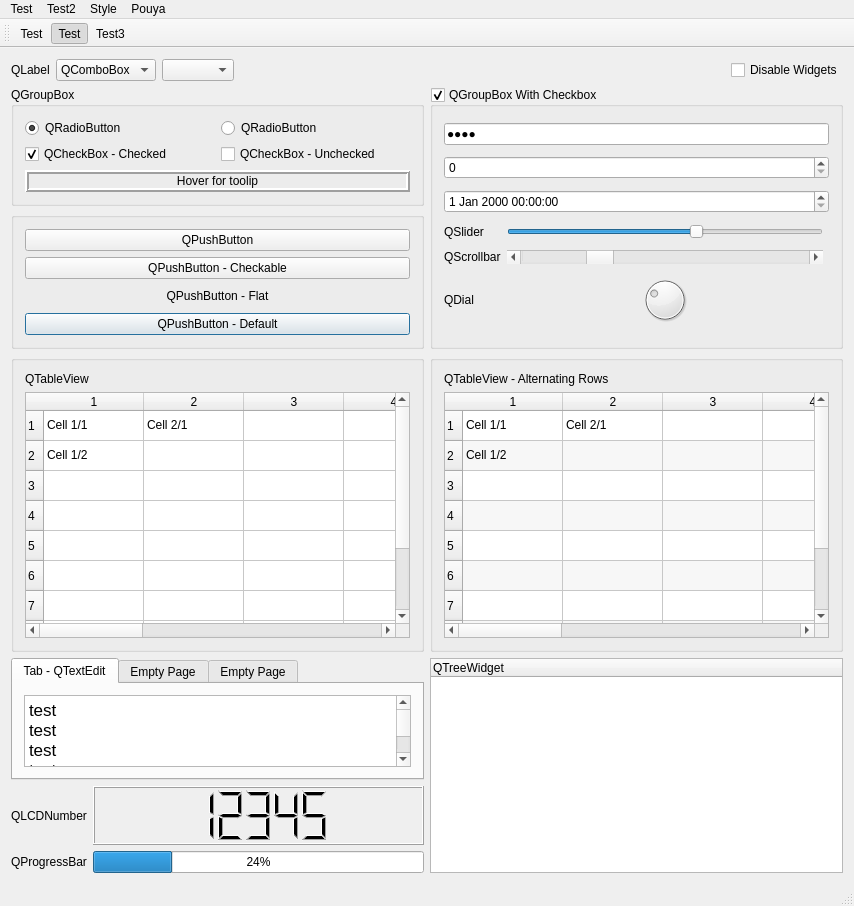
<?xml version="1.0" encoding="UTF-8"?>
<ui version="4.0">
 <class>MainWindow</class>
 <widget class="QMainWindow" name="MainWindow">
  <property name="geometry">
   <rect>
    <x>0</x>
    <y>0</y>
    <width>854</width>
    <height>906</height>
   </rect>
  </property>
  <property name="windowTitle">
   <string>MainWindow</string>
  </property>
  <property name="statusTip">
   <string>try</string>
  </property>
  <widget class="QWidget" name="centralWidget">
   <layout class="QGridLayout" name="gridLayout_2" rowstretch="0,0,0,5,0,1,1,1" columnstretch="1,1">
    <item row="1" column="1" rowspan="2">
     <widget class="QGroupBox" name="groupBox_3">
      <property name="title">
       <string>QGroupBox With Checkbox</string>
      </property>
      <property name="checkable">
       <bool>true</bool>
      </property>
      <layout class="QGridLayout" name="gridLayout">
       <item row="2" column="0" colspan="3">
        <widget class="QDateTimeEdit" name="dateTimeEdit"/>
       </item>
       <item row="4" column="0">
        <widget class="QLabel" name="label_4">
         <property name="text">
          <string>QScrollbar</string>
         </property>
        </widget>
       </item>
       <item row="3" column="0">
        <widget class="QLabel" name="label_3">
         <property name="text">
          <string>QSlider</string>
         </property>
        </widget>
       </item>
       <item row="3" column="1">
        <widget class="QSlider" name="horizontalSlider">
         <property name="value">
          <number>60</number>
         </property>
         <property name="orientation">
          <enum>Qt::Horizontal</enum>
         </property>
        </widget>
       </item>
       <item row="0" column="0" colspan="3">
        <widget class="QLineEdit" name="lineEdit">
         <property name="statusTip">
          <string>another</string>
         </property>
         <property name="text">
          <string>test</string>
         </property>
         <property name="echoMode">
          <enum>QLineEdit::Password</enum>
         </property>
        </widget>
       </item>
       <item row="4" column="1">
        <widget class="QScrollBar" name="horizontalScrollBar">
         <property name="value">
          <number>25</number>
         </property>
         <property name="orientation">
          <enum>Qt::Horizontal</enum>
         </property>
        </widget>
       </item>
       <item row="1" column="0" colspan="3">
        <widget class="QSpinBox" name="spinBox"/>
       </item>
       <item row="6" column="1">
        <widget class="QDial" name="dial">
         <property name="maximumSize">
          <size>
           <width>16777215</width>
           <height>50</height>
          </size>
         </property>
         <property name="value">
          <number>30</number>
         </property>
        </widget>
       </item>
       <item row="6" column="0">
        <widget class="QLabel" name="label_5">
         <property name="text">
          <string>QDial</string>
         </property>
        </widget>
       </item>
      </layout>
     </widget>
    </item>
    <item row="0" column="0" colspan="2">
     <layout class="QHBoxLayout" name="horizontalLayout">
      <item>
       <widget class="QLabel" name="label">
        <property name="text">
         <string>QLabel</string>
        </property>
       </widget>
      </item>
      <item>
       <widget class="QComboBox" name="comboBox">
        <item>
         <property name="text">
          <string>QComboBox</string>
         </property>
        </item>
        <item>
         <property name="text">
          <string>New Item 2</string>
         </property>
        </item>
        <item>
         <property name="text">
          <string>New Item 3</string>
         </property>
        </item>
       </widget>
      </item>
      <item>
       <widget class="QComboBox" name="comboBox_2"/>
      </item>
      <item>
       <spacer name="horizontalSpacer">
        <property name="orientation">
         <enum>Qt::Horizontal</enum>
        </property>
        <property name="sizeHint" stdset="0">
         <size>
          <width>40</width>
          <height>20</height>
         </size>
        </property>
       </spacer>
      </item>
      <item>
       <widget class="QCheckBox" name="checkBox_4">
        <property name="text">
         <string>Disable Widgets</string>
        </property>
        <property name="checked">
         <bool>false</bool>
        </property>
       </widget>
      </item>
     </layout>
    </item>
    <item row="7" column="0">
     <layout class="QHBoxLayout" name="horizontalLayout_2">
      <item>
       <widget class="QLabel" name="label_6">
        <property name="text">
         <string>QProgressBar</string>
        </property>
       </widget>
      </item>
      <item>
       <widget class="QProgressBar" name="progressBar">
        <property name="value">
         <number>24</number>
        </property>
       </widget>
      </item>
     </layout>
    </item>
    <item row="6" column="0">
     <layout class="QHBoxLayout" name="horizontalLayout_3" stretch="0,1">
      <item>
       <widget class="QLabel" name="label_7">
        <property name="text">
         <string>QLCDNumber</string>
        </property>
       </widget>
      </item>
      <item>
       <widget class="QLCDNumber" name="lcdNumber">
        <property name="minimumSize">
         <size>
          <width>0</width>
          <height>20</height>
         </size>
        </property>
        <property name="value" stdset="0">
         <double>12345.000000000000000</double>
        </property>
        <property name="intValue" stdset="0">
         <number>12345</number>
        </property>
       </widget>
      </item>
     </layout>
    </item>
    <item row="2" column="0">
     <widget class="QGroupBox" name="groupBox_2">
      <property name="title">
       <string/>
      </property>
      <layout class="QVBoxLayout" name="verticalLayout_3">
       <item>
        <widget class="QPushButton" name="pushButton">
         <property name="text">
          <string>QPushButton</string>
         </property>
        </widget>
       </item>
       <item>
        <widget class="QPushButton" name="pushButton_2">
         <property name="text">
          <string>QPushButton - Checkable</string>
         </property>
         <property name="checkable">
          <bool>true</bool>
         </property>
        </widget>
       </item>
       <item>
        <widget class="QPushButton" name="pushButton_3">
         <property name="text">
          <string>QPushButton - Flat</string>
         </property>
         <property name="flat">
          <bool>true</bool>
         </property>
        </widget>
       </item>
       <item>
        <widget class="QPushButton" name="pushButton_4">
         <property name="text">
          <string>QPushButton - Default</string>
         </property>
         <property name="default">
          <bool>true</bool>
         </property>
        </widget>
       </item>
      </layout>
     </widget>
    </item>
    <item row="1" column="0">
     <widget class="QGroupBox" name="groupBox">
      <property name="title">
       <string>QGroupBox</string>
      </property>
      <layout class="QGridLayout" name="gridLayout_3">
       <item row="2" column="1">
        <widget class="QCheckBox" name="checkBox_2">
         <property name="text">
          <string>QCheckBox - Unchecked</string>
         </property>
         <property name="checkable">
          <bool>true</bool>
         </property>
         <property name="checked">
          <bool>false</bool>
         </property>
         <property name="tristate">
          <bool>true</bool>
         </property>
        </widget>
       </item>
       <item row="0" column="1">
        <widget class="QRadioButton" name="radioButton_2">
         <property name="text">
          <string>QRadioButton</string>
         </property>
        </widget>
       </item>
       <item row="2" column="0">
        <widget class="QCheckBox" name="checkBox">
         <property name="text">
          <string>QCheckBox - Checked</string>
         </property>
         <property name="checkable">
          <bool>true</bool>
         </property>
         <property name="checked">
          <bool>true</bool>
         </property>
         <property name="tristate">
          <bool>true</bool>
         </property>
        </widget>
       </item>
       <item row="0" column="0">
        <widget class="QRadioButton" name="radioButton">
         <property name="toolTipDuration">
          <number>-10</number>
         </property>
         <property name="text">
          <string>QRadioButton</string>
         </property>
         <property name="checked">
          <bool>true</bool>
         </property>
        </widget>
       </item>
       <item row="3" column="0" colspan="2">
        <widget class="QLabel" name="tooltiplabel">
         <property name="frameShape">
          <enum>QFrame::Box</enum>
         </property>
         <property name="frameShadow">
          <enum>QFrame::Raised</enum>
         </property>
         <property name="lineWidth">
          <number>2</number>
         </property>
         <property name="text">
          <string>Hover for toolip</string>
         </property>
         <property name="alignment">
          <set>Qt::AlignCenter</set>
         </property>
        </widget>
       </item>
      </layout>
     </widget>
    </item>
    <item row="3" column="1">
     <widget class="QGroupBox" name="groupBox_5">
      <property name="title">
       <string/>
      </property>
      <layout class="QGridLayout" name="gridLayout_5">
       <item row="1" column="0">
        <widget class="QTableWidget" name="tableWidget_2">
         <property name="alternatingRowColors">
          <bool>true</bool>
         </property>
         <row>
          <property name="text">
           <string>1</string>
          </property>
         </row>
         <row>
          <property name="text">
           <string>2</string>
          </property>
         </row>
         <row>
          <property name="text">
           <string>3</string>
          </property>
         </row>
         <row>
          <property name="text">
           <string>4</string>
          </property>
         </row>
         <row>
          <property name="text">
           <string>5</string>
          </property>
         </row>
         <row>
          <property name="text">
           <string>6</string>
          </property>
         </row>
         <row>
          <property name="text">
           <string>7</string>
          </property>
         </row>
         <row>
          <property name="text">
           <string>8</string>
          </property>
         </row>
         <row>
          <property name="text">
           <string>9</string>
          </property>
         </row>
         <row>
          <property name="text">
           <string>10</string>
          </property>
         </row>
         <column>
          <property name="text">
           <string>1</string>
          </property>
         </column>
         <column>
          <property name="text">
           <string>2</string>
          </property>
         </column>
         <column>
          <property name="text">
           <string>3</string>
          </property>
         </column>
         <column>
          <property name="text">
           <string>4</string>
          </property>
         </column>
         <column>
          <property name="text">
           <string>5</string>
          </property>
         </column>
         <column>
          <property name="text">
           <string>6</string>
          </property>
         </column>
         <column>
          <property name="text">
           <string>7</string>
          </property>
         </column>
         <column>
          <property name="text">
           <string>8</string>
          </property>
         </column>
         <column>
          <property name="text">
           <string>9</string>
          </property>
         </column>
         <column>
          <property name="text">
           <string>10</string>
          </property>
         </column>
         <item row="0" column="0">
          <property name="text">
           <string>Cell 1/1</string>
          </property>
         </item>
         <item row="0" column="1">
          <property name="text">
           <string>Cell 2/1</string>
          </property>
         </item>
         <item row="1" column="0">
          <property name="text">
           <string>Cell 1/2</string>
          </property>
         </item>
        </widget>
       </item>
       <item row="0" column="0">
        <widget class="QLabel" name="label_9">
         <property name="text">
          <string>QTableView - Alternating Rows</string>
         </property>
        </widget>
       </item>
      </layout>
     </widget>
    </item>
    <item row="3" column="0">
     <widget class="QGroupBox" name="groupBox_4">
      <property name="title">
       <string/>
      </property>
      <layout class="QGridLayout" name="gridLayout_4">
       <item row="1" column="0">
        <widget class="QTableWidget" name="tableWidget">
         <row>
          <property name="text">
           <string>1</string>
          </property>
         </row>
         <row>
          <property name="text">
           <string>2</string>
          </property>
         </row>
         <row>
          <property name="text">
           <string>3</string>
          </property>
         </row>
         <row>
          <property name="text">
           <string>4</string>
          </property>
         </row>
         <row>
          <property name="text">
           <string>5</string>
          </property>
         </row>
         <row>
          <property name="text">
           <string>6</string>
          </property>
         </row>
         <row>
          <property name="text">
           <string>7</string>
          </property>
         </row>
         <row>
          <property name="text">
           <string>8</string>
          </property>
         </row>
         <row>
          <property name="text">
           <string>9</string>
          </property>
         </row>
         <row>
          <property name="text">
           <string>10</string>
          </property>
         </row>
         <column>
          <property name="text">
           <string>1</string>
          </property>
         </column>
         <column>
          <property name="text">
           <string>2</string>
          </property>
         </column>
         <column>
          <property name="text">
           <string>3</string>
          </property>
         </column>
         <column>
          <property name="text">
           <string>4</string>
          </property>
         </column>
         <column>
          <property name="text">
           <string>5</string>
          </property>
         </column>
         <column>
          <property name="text">
           <string>6</string>
          </property>
         </column>
         <column>
          <property name="text">
           <string>7</string>
          </property>
         </column>
         <column>
          <property name="text">
           <string>8</string>
          </property>
         </column>
         <column>
          <property name="text">
           <string>9</string>
          </property>
         </column>
         <column>
          <property name="text">
           <string>10</string>
          </property>
         </column>
         <item row="0" column="0">
          <property name="text">
           <string>Cell 1/1</string>
          </property>
         </item>
         <item row="0" column="1">
          <property name="text">
           <string>Cell 2/1</string>
          </property>
         </item>
         <item row="1" column="0">
          <property name="text">
           <string>Cell 1/2</string>
          </property>
         </item>
        </widget>
       </item>
       <item row="0" column="0">
        <widget class="QLabel" name="label_8">
         <property name="text">
          <string>QTableView</string>
         </property>
        </widget>
       </item>
      </layout>
     </widget>
    </item>
    <item row="5" column="1" rowspan="3">
     <widget class="QTreeWidget" name="treeWidget">
      <column>
       <property name="text">
        <string>QTreeWidget</string>
       </property>
      </column>
     </widget>
    </item>
    <item row="5" column="0">
     <widget class="QTabWidget" name="tabWidget">
      <property name="currentIndex">
       <number>0</number>
      </property>
      <widget class="QWidget" name="tab">
       <attribute name="title">
        <string>Tab - QTextEdit</string>
       </attribute>
       <layout class="QVBoxLayout" name="verticalLayout">
        <item>
         <widget class="QTextEdit" name="textEdit">
          <property name="html">
           <string>&lt;!DOCTYPE HTML PUBLIC &quot;-//W3C//DTD HTML 4.0//EN&quot; &quot;http://www.w3.org/TR/REC-html40/strict.dtd&quot;&gt;
&lt;html&gt;&lt;head&gt;&lt;meta name=&quot;qrichtext&quot; content=&quot;1&quot; /&gt;&lt;style type=&quot;text/css&quot;&gt;
p, li { white-space: pre-wrap; }
&lt;/style&gt;&lt;/head&gt;&lt;body style=&quot; font-family:'MS Shell Dlg 2'; font-size:8pt; font-weight:400; font-style:normal;&quot;&gt;
&lt;p style=&quot; margin-top:0px; margin-bottom:0px; margin-left:0px; margin-right:0px; -qt-block-indent:0; text-indent:0px;&quot;&gt;&lt;span style=&quot; font-family:'.SF NS Text'; font-size:13pt;&quot;&gt;test&lt;br /&gt;test&lt;br /&gt;test&lt;br /&gt;test&lt;br /&gt;test&lt;br /&gt;test&lt;br /&gt;test&lt;br /&gt;test&lt;br /&gt;test&lt;br /&gt;test&lt;br /&gt;test&lt;br /&gt;test&lt;br /&gt;test&lt;br /&gt;test&lt;br /&gt;test&lt;br /&gt;test&lt;br /&gt;test&lt;br /&gt;test&lt;br /&gt;test&lt;br /&gt;test&lt;br /&gt;test&lt;br /&gt;test&lt;br /&gt;test&lt;br /&gt;test&lt;br /&gt;test&lt;br /&gt;test&lt;br /&gt;test&lt;br /&gt;test&lt;br /&gt;test&lt;br /&gt;test&lt;br /&gt;test&lt;br /&gt;test&lt;br /&gt;test&lt;br /&gt;test&lt;br /&gt;test&lt;br /&gt;test&lt;br /&gt;test&lt;br /&gt;test&lt;br /&gt;test&lt;br /&gt;test&lt;br /&gt;test&lt;br /&gt;test&lt;br /&gt;test&lt;br /&gt;test&lt;br /&gt;test&lt;br /&gt;test&lt;br /&gt;test&lt;br /&gt;test&lt;br /&gt;test&lt;br /&gt;test&lt;br /&gt;test&lt;br /&gt;test&lt;br /&gt;test&lt;br /&gt;test&lt;br /&gt;test&lt;br /&gt;test&lt;br /&gt;test&lt;br /&gt;test&lt;br /&gt;test&lt;br /&gt;test&lt;br /&gt;test&lt;br /&gt;test&lt;br /&gt;test&lt;br /&gt;test&lt;br /&gt;test&lt;br /&gt;test&lt;br /&gt;&lt;/span&gt;&lt;/p&gt;&lt;/body&gt;&lt;/html&gt;</string>
          </property>
         </widget>
        </item>
       </layout>
      </widget>
      <widget class="QWidget" name="tab_3">
       <attribute name="title">
        <string>Empty Page</string>
       </attribute>
      </widget>
      <widget class="QWidget" name="tab_4">
       <attribute name="title">
        <string>Empty Page</string>
       </attribute>
      </widget>
     </widget>
    </item>
   </layout>
  </widget>
  <widget class="QMenuBar" name="menuBar">
   <property name="geometry">
    <rect>
     <x>0</x>
     <y>0</y>
     <width>854</width>
     <height>31</height>
    </rect>
   </property>
   <widget class="QMenu" name="menuTest">
    <property name="title">
     <string>Test</string>
    </property>
    <addaction name="actionTest"/>
    <addaction name="actionTest_2"/>
    <addaction name="separator"/>
    <addaction name="actionTest_3"/>
   </widget>
   <widget class="QMenu" name="menuTest2">
    <property name="title">
     <string>Test2</string>
    </property>
    <widget class="QMenu" name="menuTest2_2">
     <property name="title">
      <string>Test2</string>
     </property>
     <addaction name="actionTest3"/>
     <addaction name="actionTest3_2"/>
    </widget>
    <addaction name="menuTest2_2"/>
   </widget>
   <widget class="QMenu" name="menuStyle">
    <property name="title">
     <string>Style</string>
    </property>
    <addaction name="actionLight"/>
    <addaction name="actionDark"/>
   </widget>
   <widget class="QMenu" name="menuPouya">
    <property name="title">
     <string>Pouya</string>
    </property>
    <addaction name="actionTest_4"/>
   </widget>
   <addaction name="menuTest"/>
   <addaction name="menuTest2"/>
   <addaction name="menuStyle"/>
   <addaction name="menuPouya"/>
  </widget>
  <widget class="QToolBar" name="mainToolBar">
   <attribute name="toolBarArea">
    <enum>TopToolBarArea</enum>
   </attribute>
   <attribute name="toolBarBreak">
    <bool>false</bool>
   </attribute>
   <addaction name="actionTest"/>
   <addaction name="actionTest_2"/>
   <addaction name="actionTest3"/>
  </widget>
  <widget class="QStatusBar" name="statusBar"/>
  <action name="actionTest">
   <property name="text">
    <string>Test</string>
   </property>
  </action>
  <action name="actionTest_2">
   <property name="checkable">
    <bool>true</bool>
   </property>
   <property name="checked">
    <bool>true</bool>
   </property>
   <property name="text">
    <string>Test</string>
   </property>
  </action>
  <action name="actionTest_3">
   <property name="checkable">
    <bool>true</bool>
   </property>
   <property name="text">
    <string>Test</string>
   </property>
  </action>
  <action name="actionTest3">
   <property name="text">
    <string>Test3</string>
   </property>
  </action>
  <action name="actionTest3_2">
   <property name="text">
    <string>Test3</string>
   </property>
  </action>
  <action name="actionLight">
   <property name="text">
    <string>Light</string>
   </property>
  </action>
  <action name="actionDark">
   <property name="text">
    <string>Dark</string>
   </property>
  </action>
  <action name="actionTest_4">
   <property name="text">
    <string>Test</string>
   </property>
  </action>
 </widget>
 <layoutdefault spacing="6" margin="11"/>
 <resources/>
 <connections>
  <connection>
   <sender>checkBox_4</sender>
   <signal>toggled(bool)</signal>
   <receiver>groupBox_2</receiver>
   <slot>setDisabled(bool)</slot>
   <hints>
    <hint type="sourcelabel">
     <x>543</x>
     <y>70</y>
    </hint>
    <hint type="destinationlabel">
     <x>376</x>
     <y>97</y>
    </hint>
   </hints>
  </connection>
  <connection>
   <sender>checkBox_4</sender>
   <signal>toggled(bool)</signal>
   <receiver>groupBox</receiver>
   <slot>setDisabled(bool)</slot>
   <hints>
    <hint type="sourcelabel">
     <x>617</x>
     <y>70</y>
    </hint>
    <hint type="destinationlabel">
     <x>47</x>
     <y>104</y>
    </hint>
   </hints>
  </connection>
  <connection>
   <sender>checkBox_4</sender>
   <signal>toggled(bool)</signal>
   <receiver>tabWidget</receiver>
   <slot>setDisabled(bool)</slot>
   <hints>
    <hint type="sourcelabel">
     <x>623</x>
     <y>74</y>
    </hint>
    <hint type="destinationlabel">
     <x>234</x>
     <y>264</y>
    </hint>
   </hints>
  </connection>
  <connection>
   <sender>checkBox_4</sender>
   <signal>toggled(bool)</signal>
   <receiver>groupBox_3</receiver>
   <slot>setDisabled(bool)</slot>
   <hints>
    <hint type="sourcelabel">
     <x>503</x>
     <y>80</y>
    </hint>
    <hint type="destinationlabel">
     <x>503</x>
     <y>262</y>
    </hint>
   </hints>
  </connection>
  <connection>
   <sender>checkBox_4</sender>
   <signal>toggled(bool)</signal>
   <receiver>progressBar</receiver>
   <slot>setDisabled(bool)</slot>
   <hints>
    <hint type="sourcelabel">
     <x>631</x>
     <y>73</y>
    </hint>
    <hint type="destinationlabel">
     <x>607</x>
     <y>517</y>
    </hint>
   </hints>
  </connection>
  <connection>
   <sender>checkBox_4</sender>
   <signal>toggled(bool)</signal>
   <receiver>mainToolBar</receiver>
   <slot>setDisabled(bool)</slot>
   <hints>
    <hint type="sourcelabel">
     <x>648</x>
     <y>71</y>
    </hint>
    <hint type="destinationlabel">
     <x>105</x>
     <y>33</y>
    </hint>
   </hints>
  </connection>
  <connection>
   <sender>checkBox_4</sender>
   <signal>toggled(bool)</signal>
   <receiver>menuBar</receiver>
   <slot>setDisabled(bool)</slot>
   <hints>
    <hint type="sourcelabel">
     <x>634</x>
     <y>73</y>
    </hint>
    <hint type="destinationlabel">
     <x>64</x>
     <y>7</y>
    </hint>
   </hints>
  </connection>
  <connection>
   <sender>checkBox_4</sender>
   <signal>toggled(bool)</signal>
   <receiver>comboBox</receiver>
   <slot>setDisabled(bool)</slot>
   <hints>
    <hint type="sourcelabel">
     <x>626</x>
     <y>70</y>
    </hint>
    <hint type="destinationlabel">
     <x>297</x>
     <y>65</y>
    </hint>
   </hints>
  </connection>
  <connection>
   <sender>checkBox_4</sender>
   <signal>toggled(bool)</signal>
   <receiver>label</receiver>
   <slot>setDisabled(bool)</slot>
   <hints>
    <hint type="sourcelabel">
     <x>639</x>
     <y>78</y>
    </hint>
    <hint type="destinationlabel">
     <x>28</x>
     <y>66</y>
    </hint>
   </hints>
  </connection>
 </connections>
</ui>
